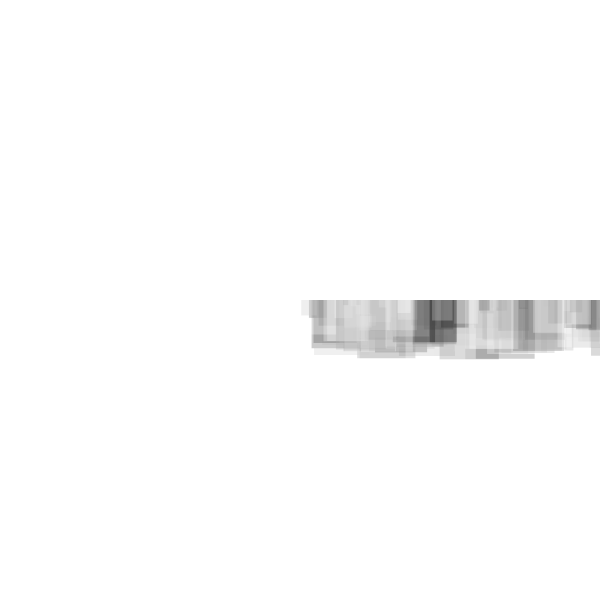
Frame 1 (no input)
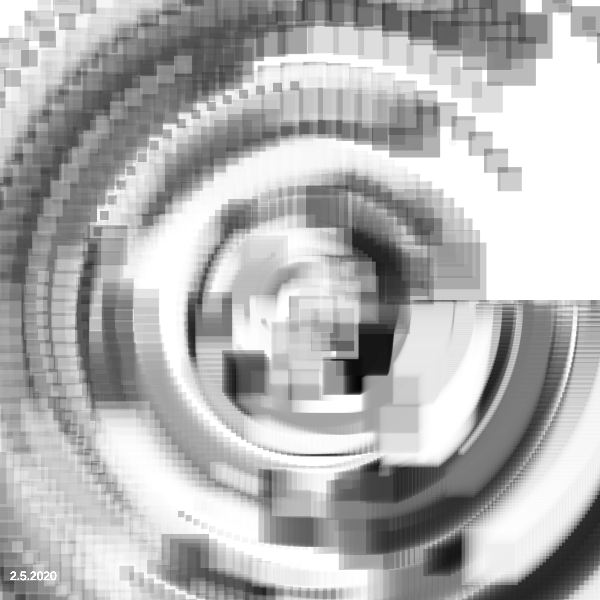
Frame 60 (no input)
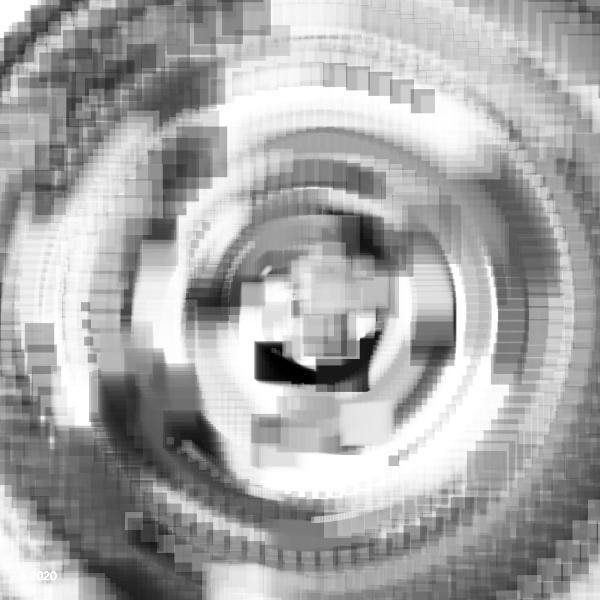
Frame 120 (the mouse pressed at the canvas centre since frame 60)

The p5.js sketch that drew these frames (run headless with seeded random() and noise() and a simulated clock; from frame 60 on, the mouse is pressed at the canvas centre):

// p5.js sketch
// ── sketch.js
//Based off the particle system example on p5.js

let spin;

let spins = [];

function setup() {
  createCanvas(600, 600);
   colorMode(HSB);
  // Initialize all values
  for (let i = 0; i < 200; i++) {
    var dir = -1;
    if(i%2 == 0){
      dir = 1;
    }
    spin = new Spinner(createVector(width/2, height/2), random(0, 400), dir, 0, random(0.01, 0.1), random(0, 150));
    spins.push(spin);
  }

 
}

function draw() {
  // Convert polar to cartesian
  for (let i = 0; i < spins.length; i++) {
    spins[i].run();
  }
  fill(255);
  text("2.5.2020", 10, height - 20);
}

class Spinner{
 constructor(center, radius, direction, theta, vel, hue) {
    this.x = 0;
    this.y = 0; 
    this.center = center;
    this.radius = radius;
    this.direction = direction;
    this.theta = theta;
    this.vel = vel;
    this.hue = hue;
    this.color = color(hue, 0.3);
    this.size = random(5, 60);
  }
  update(){
    this.x= (this.radius * cos(this.theta) + this.center.x);
    this.y = (this.radius * sin(this.theta) + this.center.y);
    this.theta += this.vel;
    // this.size += cos(this.theta)*2;
  }
  display(){
    fill(this.color);
    noStroke();
    rect(this.x, this.y, this.size, this.size);
  }
  run(){
    this.update();
    this.display();
  }
};
